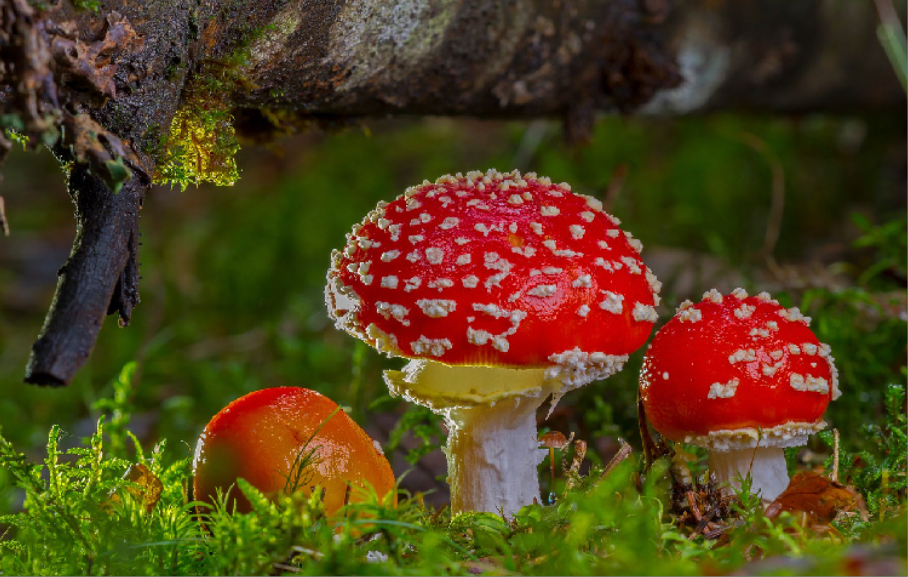
#> input picture Slayt1/denemeHist.PNG, 908 x 577 px, found by its file name
$ python 3_histograms.py
#> lines starting #> are read from the running program, lines starting #| are printed output that depends on the picture
import cv2
import numpy as np


#histogram grafiklerimizi oluşturmak için matplotlib'i içe aktarmamız gerekiyor
from matplotlib import pyplot as plt


image = cv2.imread('denemeHist.png')
#> image is the input picture: shape (577, 908, 3); mean B, G, R 27.5, 63.7, 81.8
histogram = cv2.calcHist([image], [0], None, [256], [0, 256])
#> histogram = 256 values, max 53767 at index 1, min 0 at index 229, mean 2046.5


#bir histogram çiziyoruz, ravel() görüntü dizimizi düzleştiriyor
plt.hist(image.ravel(), 256, [0, 256]); plt.show()
#> after `plt.hist(image.ravel(), 256, [0, 256])`:
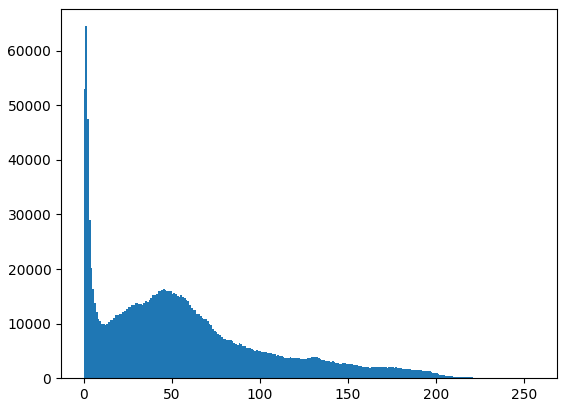
#> figure drawn by matplotlib, 1 panel; tallest bar 64470 high, from x = 1 to 2


#ayrı renk kanallarını görüntüleme
color = ('b', 'g', 'r')

#şimdi renkleri ayırıyoruz ve her birini Histogramda çiziyoruz
for i, col in enumerate(color):
    histogram2 = cv2.calcHist([image], [i], None, [256], [0, 256])
    plt.plot(histogram2, color = col)
    plt.xlim([0,256])

plt.show()
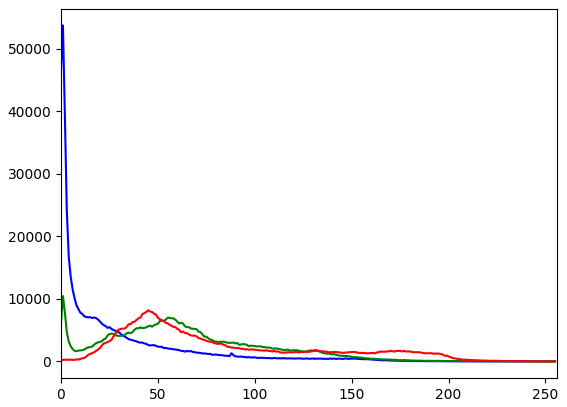
#> figure drawn by matplotlib, 1 panel; curve peaks at x = 1, y = 53767; curve peaks at x = 1, y = 10453; curve peaks at x = 45, y = 8176
